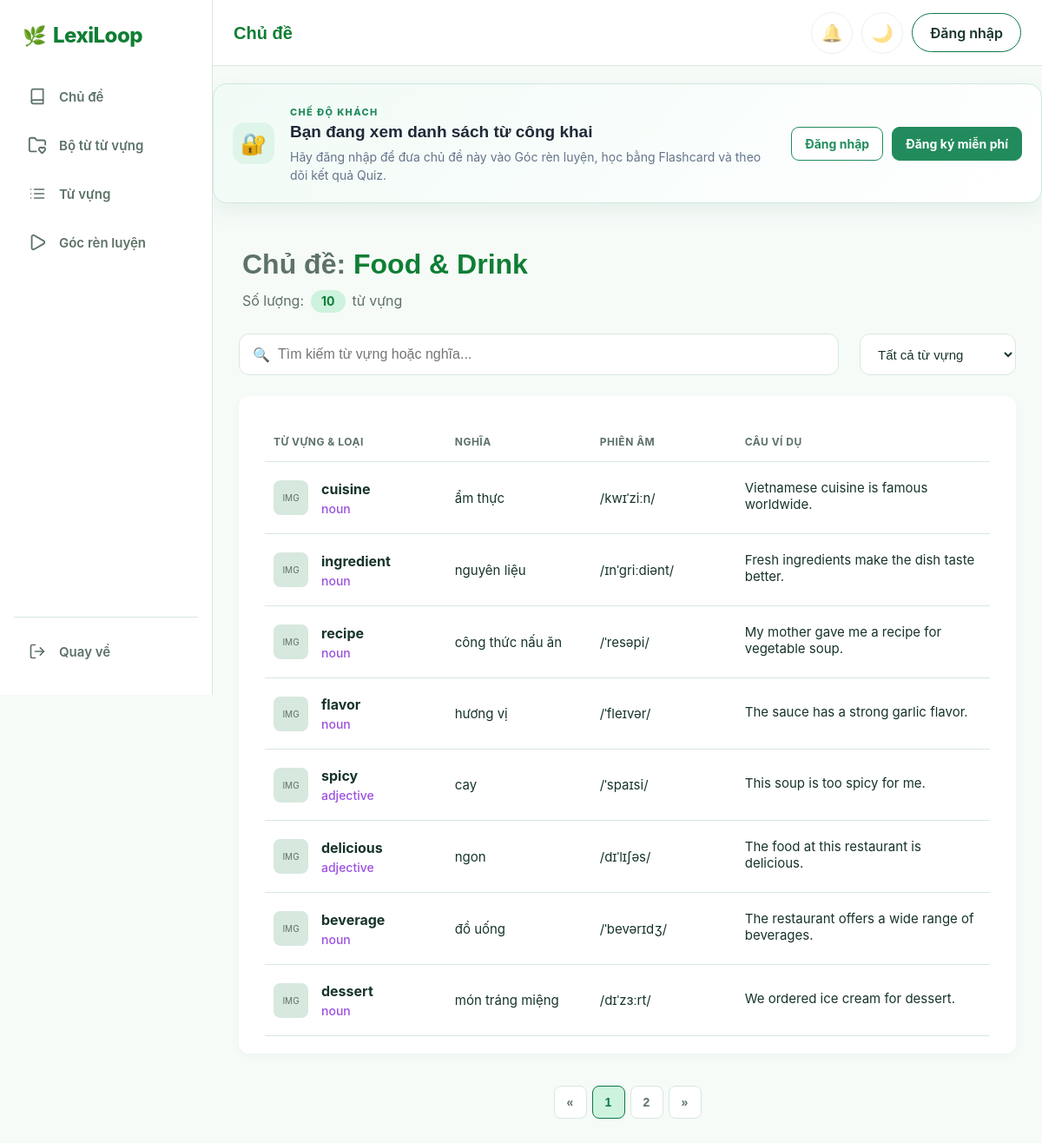
Screenshot of /pages/main/B_DanhSachTuVung.php?topicID=3 with the database file from the repository.
### tables this page shows
CREATE TABLE `Topics` (
  `topicID` int NOT NULL,
  `topicName` varchar(100) NOT NULL,
  `topicDescription` text,
  `category` varchar(20) NOT NULL DEFAULT 'common',
  `created_by` int DEFAULT NULL,
  `topicCreated_at` datetime DEFAULT CURRENT_TIMESTAMP
);

CREATE TABLE `vocabulary` (
  `id` int NOT NULL,
  `topic_id` int DEFAULT NULL,
  `word` varchar(100) NOT NULL,
  `pronunciation` varchar(100) DEFAULT NULL,
  `part_of_speech` varchar(30) DEFAULT NULL,
  `meaning` text NOT NULL,
  `example_sentence` text,
  `created_by` int DEFAULT NULL,
  `created_at` datetime DEFAULT CURRENT_TIMESTAMP,
  `audio_url` varchar(255) DEFAULT NULL
);

### pages/main/B_DanhSachTuVung.php (the view, shortened to what this page needs)
<?php
require_once($_SERVER['DOCUMENT_ROOT'] . "/Connect.php");
$isLoggedIn = isset($_SESSION['user_id']);
$topic_id = isset($_GET['topicID']) ? (int) $_GET['topicID'] : 0;
$sql_topic = "
    SELECT
        topicID,
        topicName,
        topicDescription
    FROM Topics
    WHERE topicID = ?
";
$stmt_topic = mysqli_prepare($link, $sql_topic);
mysqli_stmt_bind_param(
    $stmt_topic,
    "i",
    $topic_id
);
mysqli_stmt_execute($stmt_topic);
$result_topic = mysqli_stmt_get_result($stmt_topic);
$topic = mysqli_fetch_assoc($result_topic);
$sql_count = "
    SELECT COUNT(*) AS word_count
    FROM vocabulary
    WHERE topic_id = ?
";
$stmt_count = mysqli_prepare($link, $sql_count);
mysqli_stmt_bind_param(
    $stmt_count,
    "i",
    $topic_id
);
mysqli_stmt_execute($stmt_count);
$result_count = mysqli_stmt_get_result($stmt_count);
$count_data = mysqli_fetch_assoc($result_count);
$word_count = $count_data['word_count'];
$sql_vocab = "
    SELECT
        id,
        word,
        pronunciation,
        part_of_speech,
        meaning,
        example_sentence,
        audio_url
    FROM vocabulary
    WHERE topic_id = ?
    ORDER BY id ASC
";
$stmt_vocab = mysqli_prepare($link, $sql_vocab);
mysqli_stmt_bind_param(
    $stmt_vocab,
    "i",
    $topic_id
);
mysqli_stmt_execute($stmt_vocab);
$vocab_result = mysqli_stmt_get_result($stmt_vocab);
?>
<!DOCTYPE html>
<html lang="vi">
<head>
    <link rel="stylesheet" type="text/css" href="../../CSS/Style.css">
    <link rel="stylesheet" type="text/css" href="../../CSS/topheader.css">
    <link rel="stylesheet" type="text/css" href="../../CSS/B_DanhSachTuVung.css">
    <link rel="stylesheet" type="text/css" href="../../CSS/responsive.css">
    <link rel="stylesheet" type="text/css" href="../../CSS/guest-preview.css">
</head>
<body>
    <div class="layout-wrapper">
        <?php
        if ($isLoggedIn) {
            include '../../includes/sidebar_user.php';
        } else {
            include '../../includes/sidebar_guest.php';
        }
        ?>
        <main class="main-content">
            <?php
            include '../../includes/topheader.php';
            ?>
            <?php if (!$isLoggedIn): ?>
                <?php
                include '../../includes/guest_invite.php';
                ?>
            <?php endif; ?>
            <div class="content-area">
                <section class="topic-header">
                    <div class="topic-info">
                        <h2 class="topic-name">
                            Chủ đề:
                            <span class="dynamic-text">
                                <?= htmlspecialchars($topic['topicName']) ?>
                            </span>
                        </h2>
                        <p class="topic-count">
                            Số lượng:
                            <span class="dynamic-badge">
                                <?= $word_count ?>
                            </span>
                            từ vựng
                        </p>
                    </div>
                </section>
                <div class="vocabs-toolbar">
                    <div class="vocabs-search">
                        <span class="search-icon" aria-hidden="true">🔍</span>
                        <input type="search" id="vocab-search" name="vocab-search" class="search-input"
                            placeholder="Tìm kiếm từ vựng hoặc nghĩa...">
                    </div>
                    <div class="vocab-filter">
                        <select name="vocab-filter" id="vocab-filter-select">
                            <option value="all">Tất cả từ vựng</option>
                        </select>
                    </div>
                </div>
                <section class="vocab-card">
                    <table class="vocab-table">
                        <thead>
                            <tr>
                                <th class="col-word">TỪ VỰNG & LOẠI</th>
                                <th class="col-meaning">NGHĨA</th>
                                <th class="col-ipa">PHIÊN ÂM</th>
                                <th class="col-example">CÂU VÍ DỤ</th>
                            </tr>
                        </thead>
                        <tbody id="vocab-data-body" class="vocab-data">
                            <?php if (mysqli_num_rows($vocab_result) > 0): ?>
                                <?php while ($vocab = mysqli_fetch_assoc($vocab_result)): ?>
                                    <tr>
                                        <td class="col-word">
                                            <div class="word-info">
                                                <div class="word-img-placeholder">
                                                    IMG
                                                </div>
                                                <div class="word-details">
                                                    <span class="word-name">
                                                        <?= htmlspecialchars($vocab['word']) ?>
                                                    </span>
                                                    <span class="word-type">
                                                        <?= htmlspecialchars($vocab['part_of_speech'] ?? '') ?>
                                                    </span>
                                                </div>
                                            </div>
                                        </td>
                                        <td class="col-meaning">
                                            <?= htmlspecialchars($vocab['meaning']) ?>
                                        </td>
                                        <td class="col-ipa">
                                            <?= htmlspecialchars($vocab['pronunciation'] ?? '') ?>
                                        </td>
                                        <td class="col-example">
                                            <div class="ex-en">
                                                <?= htmlspecialchars($vocab['example_sentence'] ?? '') ?>
                                            </div>
                                        </td>
                                    </tr>
                                <?php endwhile; ?>
                            <?php endif; ?>
                        </tbody>
                    </table>
                </section>
            </div>
        </main>
    </div>
</body>
</html>

### CSS/Style.css (style rules this page uses)
*, *::before, *::after { box-sizing: border-box; }
:root { --color-primary: #0e7748; --color-primary-dark: #0f7e34; --color-primary-light: #cdf2dd; --color-accent: #2563eb; --color-accent-dark: #1d4ed8; --color-accent-light: #eff6ff; --color-warning: #b45309; --color-warning-light: #fff7ed; --color-success: #15803d; --color-danger: #c2413b; --color-danger-light: #fef2f2; --color-background: #f6fbf8; --color-surface: #ffffff; --color-white: #ffffff; --color-border: #d7e8df; --color-text: #17342a; --color-text-muted: #5d7268; --sidebar-width: 245px; --sidebar-width-collapsed: 76px; }
h2 { font-family: Arial, sans-serif; font-size: 32px; font-weight: 600; line-height: 1.3; color: var(--color-text); }
p { margin: 0; font-size: 16px; line-height: 1.6; color: var(--color-text-muted); }
body { margin: 0; padding: 0; background-color: var(--color-background); color: var(--color-text); font-family: -apple-system, BlinkMacSystemFont, "Segoe UI", Roboto, sans-serif; }

### CSS/B_DanhSachTuVung.css (style rules this page uses)
.layout-wrapper { min-height: 100vh; width: 100%; }
.main-content { margin-left: 245px; min-width: 0; display: flex; flex-direction: column; background-color: var(--color-background); }
.content-area { padding: 30px; flex-grow: 1; overflow-y: auto; }
.topic-header { display: flex; justify-content: space-between; align-items: flex-end; margin-bottom: 24px; padding: 0 4px; }
.topic-info { display: flex; flex-direction: column; gap: 8px; }
.topic-name { margin: 0; font-size: 32px; font-weight: 600; color: var(--color-text-muted); }
.topic-name .dynamic-text { font-weight: 800; color: var(--color-primary-dark); }
.topic-count { margin: 0; font-size: 16px; color: var(--color-text-muted); display: flex; align-items: center; gap: 8px; }
.topic-count .dynamic-badge { font-weight: 700; color: var(--color-primary-dark); background-color: var(--color-primary-light); padding: 2px 12px; border-radius: 16px; font-size: 14px; display: inline-block; }
.vocabs-toolbar { display: flex; align-items: center; justify-content: space-between; width: 100%; margin-top: 0; margin-bottom: 24px; gap: 24px; }
.vocabs-search { position: relative; flex: 1; max-width: 1000px; }
.search-icon { position: absolute; left: 16px; top: 50%; transform: translateY(-50%); color: var(--color-text-muted); }
.search-input { width: 100%; height: 48px; padding: 0 16px 0 44px; border: 1px solid var(--color-border); border-radius: 12px; background-color: var(--color-surface); color: var(--color-text); font-size: 16px; outline: none; transition: border-color 0.2s ease, box-shadow 0.2s ease; }
.vocab-filter { display: flex; align-items: center; gap: 12px; flex-shrink: 0; }
.vocab-filter select { min-width: 180px; height: 48px; padding: 0 16px; border: 1px solid var(--color-border); border-radius: 12px; background-color: var(--color-surface); color: var(--color-text); font-size: 15px; cursor: pointer; outline: none; transition: border-color 0.2s ease, box-shadow 0.2s ease; }
.vocab-card { background-color: var(--color-surface); border-radius: 12px; padding: 20px 30px; box-shadow: 0 4px 12px rgba(0, 0, 0, 0.03); }
.vocab-table { width: 100%; border-collapse: collapse; margin-top: 10px; }
.vocab-table th { text-align: left; padding: 15px 10px; color: var(--color-text-muted); font-size: 12px; text-transform: uppercase; letter-spacing: 0.5px; border-bottom: 1px solid var(--color-border); }
.vocab-table td { padding: 20px 10px; border-bottom: 1px solid var(--color-border); vertical-align: middle; }
.word-info { display: flex; align-items: center; gap: 15px; }
.word-img-placeholder { width: 40px; height: 40px; background-color: var(--color-border); border-radius: 8px; display: flex; align-items: center; justify-content: center; font-size: 10px; color: var(--color-text-muted); }
.word-details { display: flex; flex-direction: column; }
.word-name { font-weight: 700; font-size: 16px; color: var(--color-text); margin-bottom: 4px; }
.word-type { font-size: 14px; color: #9b51e0; font-weight: 500; }
.col-meaning, .col-ipa { font-size: 15px; color: var(--color-text); }
.ex-en { font-size: 15px; color: var(--color-text); margin-bottom: 4px; }
.col-word { width: 25%; }
.col-meaning { width: 20%; }
.col-ipa { width: 20%; }
.col-example { width: 35%; }

### CSS/responsive.css (style rules this page uses)
*, *::before, *::after { box-sizing: border-box; }
.flex-item, .main-content, .page-content, .content-area, [class*="_NoiDung"], [class*="_Panel"] { min-width: 0; }
p, h1, h2, h3, h4, a, button, label, td, th { overflow-wrap: anywhere; }

### rows the page displays
topics: topicName "Food & Drink"
vocabulary: word "cuisine", part_of_speech "noun", meaning "ẩm thực", pronunciation "/kwɪˈziːn/", example_sentence "Vietnamese cuisine is famous worldwide."
vocabulary: word "ingredient", part_of_speech "noun", meaning "nguyên liệu", pronunciation "/ɪnˈɡriːdiənt/", example_sentence "Fresh ingredients make the dish taste better."
vocabulary: word "recipe", part_of_speech "noun", meaning "công thức nấu ăn", pronunciation "/ˈresəpi/", example_sentence "My mother gave me a recipe for vegetable soup."
vocabulary: word "flavor", part_of_speech "noun", meaning "hương vị", pronunciation "/ˈfleɪvər/", example_sentence "The sauce has a strong garlic flavor."
vocabulary: word "spicy", part_of_speech "adjective", meaning "cay", pronunciation "/ˈspaɪsi/", example_sentence "This soup is too spicy for me."
vocabulary: word "delicious", part_of_speech "adjective", meaning "ngon", pronunciation "/dɪˈlɪʃəs/", example_sentence "The food at this restaurant is delicious."
vocabulary: word "beverage", part_of_speech "noun", meaning "đồ uống", pronunciation "/ˈbevərɪdʒ/", example_sentence "The restaurant offers a wide range of beverages."
vocabulary: word "dessert", part_of_speech "noun", meaning "món tráng miệng", pronunciation "/dɪˈzɜːrt/", example_sentence "We ordered ice cream for dessert."

### other values shown
$headerTitle "Chủ đề"
$guestInviteTitle "Bạn đang xem danh sách từ công khai"
$guestInviteMessage "Hãy đăng nhập để đưa chủ đề này vào Góc rèn luyện, học bằng Flashcard và theo dõi kết quả Quiz."
$word_count "10"
